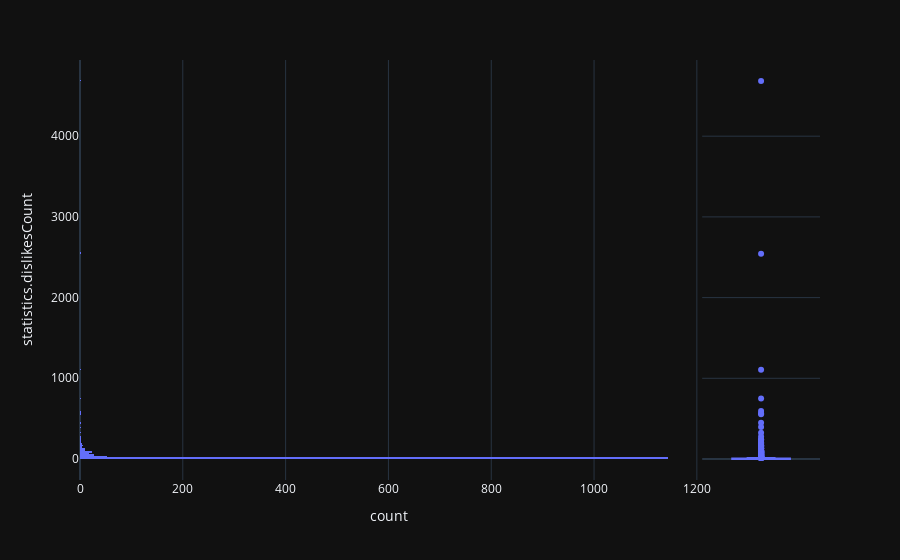

The notebook cell this image was saved under:
### Markdown cell above
## statistics.dislikesCount

### Code cell
# 14 График распределения statistics.dislikesCount

import plotly.express as px

fig = px.histogram(df_korean, y="statistics.dislikesCount",
                   marginal="box")
fig.show()

### Figure 1 — Plotly figure (JSON) as saved in the notebook; plotly's stock layout.template omitted (floating-point values rounded to 4 significant figures; data arrays with more than 128 entries replaced by an {"elided": "..."} marker saying what was removed)
{"data": [{"alignmentgroup": "True", "bingroup": "y", "hovertemplate": "count=%{x}<br>statistics.dislikesCount=%{y}<extra></extra>", "legendgroup": "", "marker": {"color": "#636efa", "pattern": {"shape": ""}}, "name": "", "offsetgroup": "", "orientation": "h", "showlegend": false, "xaxis": "x", "y": {"elided": "1315 float values"}, "yaxis": "y", "type": "histogram"}, {"alignmentgroup": "True", "hovertemplate": "statistics.dislikesCount=%{y}<extra></extra>", "legendgroup": "", "marker": {"color": "#636efa"}, "name": "", "notched": true, "offsetgroup": "", "showlegend": false, "xaxis": "x2", "y": {"elided": "1315 float values"}, "yaxis": "y2", "type": "box"}], "layout": {"xaxis": {"anchor": "y", "domain": [0.0, 0.8358], "title": {"text": "count"}}, "yaxis": {"anchor": "x", "domain": [0.0, 1.0], "title": {"text": "statistics.dislikesCount"}}, "xaxis2": {"anchor": "y2", "domain": [0.8408, 1.0], "matches": "x2", "showticklabels": false, "showline": false, "ticks": "", "showgrid": false}, "yaxis2": {"anchor": "x2", "domain": [0.0, 1.0], "matches": "y", "showticklabels": false, "showgrid": true}, "legend": {"tracegroupgap": 0}, "margin": {"t": 60}, "barmode": "relative"}}
